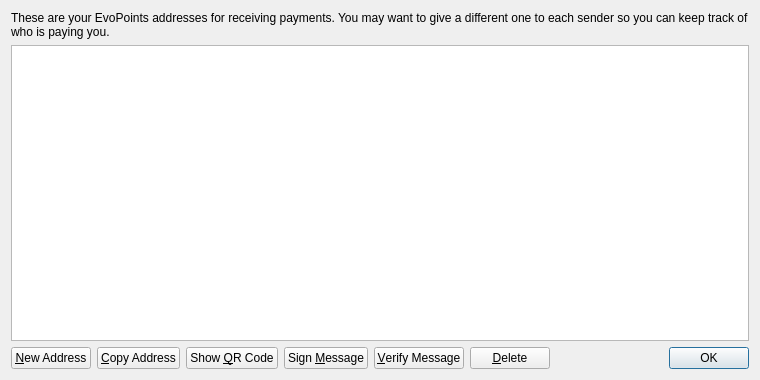
<?xml version="1.0" encoding="UTF-8"?>
<ui version="4.0">
 <class>AddressBookPage</class>
 <widget class="QWidget" name="AddressBookPage">
  <property name="geometry">
   <rect>
    <x>0</x>
    <y>0</y>
    <width>760</width>
    <height>380</height>
   </rect>
  </property>
  <property name="windowTitle">
   <string>Address Book</string>
  </property>
  <layout class="QVBoxLayout" name="verticalLayout">
   <item>
    <widget class="QLabel" name="labelExplanation">
     <property name="text">
      <string>These are your EvoPoints addresses for receiving payments. You may want to give a different one to each sender so you can keep track of who is paying you.</string>
     </property>
     <property name="textFormat">
      <enum>Qt::PlainText</enum>
     </property>
     <property name="wordWrap">
      <bool>true</bool>
     </property>
    </widget>
   </item>
   <item>
    <widget class="QTableView" name="tableView">
     <property name="contextMenuPolicy">
      <enum>Qt::CustomContextMenu</enum>
     </property>
     <property name="toolTip">
      <string>Double-click to edit address or label</string>
     </property>
     <property name="tabKeyNavigation">
      <bool>false</bool>
     </property>
     <property name="alternatingRowColors">
      <bool>true</bool>
     </property>
     <property name="selectionMode">
      <enum>QAbstractItemView::SingleSelection</enum>
     </property>
     <property name="selectionBehavior">
      <enum>QAbstractItemView::SelectRows</enum>
     </property>
     <property name="sortingEnabled">
      <bool>true</bool>
     </property>
     <attribute name="verticalHeaderVisible">
      <bool>false</bool>
     </attribute>
    </widget>
   </item>
   <item>
    <layout class="QHBoxLayout" name="horizontalLayout">
     <item>
      <widget class="QPushButton" name="newAddressButton">
       <property name="toolTip">
        <string>Create a new address</string>
       </property>
       <property name="text">
        <string>&amp;New Address</string>
       </property>
       <property name="icon">
        <iconset resource="../bitcoin.qrc">
         <normaloff>:/icons/add</normaloff>:/icons/add</iconset>
       </property>
      </widget>
     </item>
     <item>
      <widget class="QPushButton" name="copyToClipboard">
       <property name="toolTip">
        <string>Copy the currently selected address to the system clipboard</string>
       </property>
       <property name="text">
        <string>&amp;Copy Address</string>
       </property>
       <property name="icon">
        <iconset resource="../bitcoin.qrc">
         <normaloff>:/icons/editcopy</normaloff>:/icons/editcopy</iconset>
       </property>
      </widget>
     </item>
     <item>
      <widget class="QPushButton" name="showQRCode">
       <property name="text">
        <string>Show &amp;QR Code</string>
       </property>
       <property name="icon">
        <iconset resource="../bitcoin.qrc">
         <normaloff>:/icons/qrcode</normaloff>:/icons/qrcode</iconset>
       </property>
      </widget>
     </item>
     <item>
      <widget class="QPushButton" name="signMessage">
       <property name="toolTip">
        <string>Sign a message to prove you own a EvoPoints address</string>
       </property>
       <property name="text">
        <string>Sign &amp;Message</string>
       </property>
       <property name="icon">
        <iconset resource="../bitcoin.qrc">
         <normaloff>:/icons/edit</normaloff>:/icons/edit</iconset>
       </property>
      </widget>
     </item>
     <item>
      <widget class="QPushButton" name="verifyMessage">
       <property name="toolTip">
        <string>Verify a message to ensure it was signed with a specified EvoPoints address</string>
       </property>
       <property name="text">
        <string>&amp;Verify Message</string>
       </property>
       <property name="icon">
        <iconset resource="../bitcoin.qrc">
         <normaloff>:/icons/transaction_0</normaloff>:/icons/transaction_0</iconset>
       </property>
      </widget>
     </item>
     <item>
      <widget class="QPushButton" name="deleteButton">
       <property name="toolTip">
        <string>Delete the currently selected address from the list</string>
       </property>
       <property name="text">
        <string>&amp;Delete</string>
       </property>
       <property name="icon">
        <iconset resource="../bitcoin.qrc">
         <normaloff>:/icons/remove</normaloff>:/icons/remove</iconset>
       </property>
      </widget>
     </item>
     <item>
      <spacer name="horizontalSpacer">
       <property name="orientation">
        <enum>Qt::Horizontal</enum>
       </property>
       <property name="sizeHint" stdset="0">
        <size>
         <width>40</width>
         <height>20</height>
        </size>
       </property>
      </spacer>
     </item>
     <item>
      <widget class="QDialogButtonBox" name="buttonBox">
       <property name="sizePolicy">
        <sizepolicy hsizetype="Maximum" vsizetype="Fixed">
         <horstretch>0</horstretch>
         <verstretch>0</verstretch>
        </sizepolicy>
       </property>
       <property name="standardButtons">
        <set>QDialogButtonBox::Ok</set>
       </property>
      </widget>
     </item>
    </layout>
   </item>
  </layout>
 </widget>
 <resources>
  <include location="../bitcoin.qrc"/>
 </resources>
 <connections/>
</ui>
